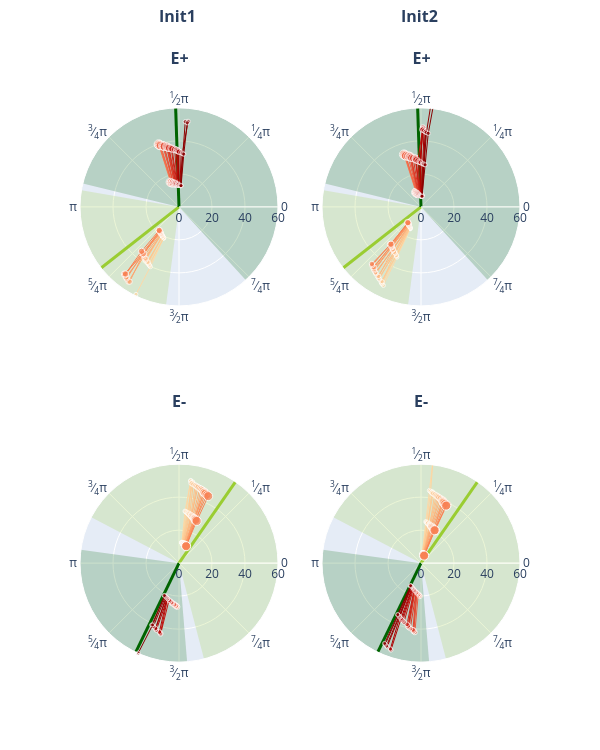

The notebook cell saved with this chart:
### Code cell
duration = 140.
dt=0.1

filehandler = open("results_min_w1.pickle","rb")
results_min_w1 = pickle.load(filehandler)
filehandler.close()

filehandler = open("results_peak_w1.pickle","rb")
results_peak_w1 = pickle.load(filehandler)
filehandler.close()

for i_w in range(len(results_min_w1["w1"])):
    ops_plotall(results_min_w1["control"][i_w], 0.2, duration, dt, 40., results_min_w1["filename"][i_w], savepath)
    ops_plotsubset(results_min_w1["state"][i_w], results_min_w1["control"][i_w], 0.4, 0.1, duration, dt, 40., 
                results_min_w1["filename"][i_w], savepath_subset)
    ops_plotall(results_peak_w1["control"][i_w], 0.2, duration, dt, 40., results_peak_w1["filename"][i_w], savepath)

ops_plot_acp_inits(results_min_w1, results_peak_w1, period, 0.04, dt, "plot1", savepath)
ops_plot_timing_inits(results_min_w1, results_peak_w1, dt, [0,60], 20., "plot2", savepath)
